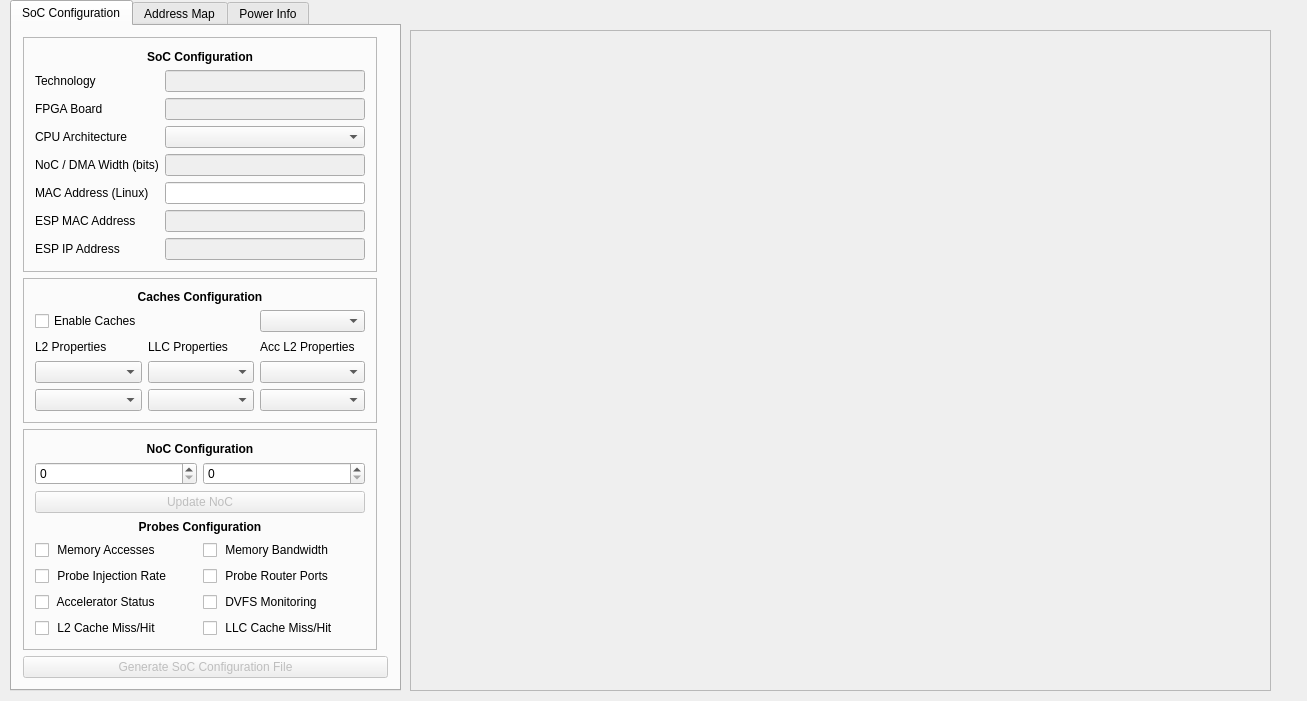
<?xml version="1.0" encoding="UTF-8"?>
<ui version="4.0">
 <class>espcreator</class>
 <widget class="QMainWindow" name="espcreator">
  <property name="geometry">
   <rect>
    <x>0</x>
    <y>0</y>
    <width>1307</width>
    <height>701</height>
   </rect>
  </property>
  <property name="sizePolicy">
   <sizepolicy hsizetype="Expanding" vsizetype="Expanding">
    <horstretch>0</horstretch>
    <verstretch>0</verstretch>
   </sizepolicy>
  </property>
  <property name="windowTitle">
   <string>ESP SoC Generator</string>
  </property>
  <widget class="QWidget" name="centralWidget">
   <widget class="QTabWidget" name="tabWidget">
    <property name="enabled">
     <bool>true</bool>
    </property>
    <property name="geometry">
     <rect>
      <x>10</x>
      <y>0</y>
      <width>391</width>
      <height>691</height>
     </rect>
    </property>
    <property name="currentIndex">
     <number>0</number>
    </property>
    <widget class="QWidget" name="tab_soc">
     <attribute name="title">
      <string>SoC Configuration</string>
     </attribute>
     <layout class="QGridLayout" name="gridLayout_4">
      <item row="4" column="0" colspan="2">
       <widget class="QPushButton" name="pushButton_gen">
        <property name="enabled">
         <bool>false</bool>
        </property>
        <property name="text">
         <string>Generate SoC Configuration File</string>
        </property>
       </widget>
      </item>
      <item row="2" column="0">
       <widget class="QFrame" name="frame_caches">
        <property name="enabled">
         <bool>true</bool>
        </property>
        <property name="sizePolicy">
         <sizepolicy hsizetype="Minimum" vsizetype="Minimum">
          <horstretch>0</horstretch>
          <verstretch>0</verstretch>
         </sizepolicy>
        </property>
        <property name="frameShape">
         <enum>QFrame::StyledPanel</enum>
        </property>
        <property name="frameShadow">
         <enum>QFrame::Raised</enum>
        </property>
        <layout class="QGridLayout" name="gridLayout">
         <item row="7" column="1">
          <widget class="QComboBox" name="combo_llc_ways"/>
         </item>
         <item row="0" column="0" colspan="3">
          <widget class="QLabel" name="label_10">
           <property name="sizePolicy">
            <sizepolicy hsizetype="Preferred" vsizetype="Fixed">
             <horstretch>0</horstretch>
             <verstretch>0</verstretch>
            </sizepolicy>
           </property>
           <property name="minimumSize">
            <size>
             <width>0</width>
             <height>0</height>
            </size>
           </property>
           <property name="font">
            <font>
             <weight>75</weight>
             <bold>true</bold>
            </font>
           </property>
           <property name="text">
            <string>Caches Configuration</string>
           </property>
           <property name="alignment">
            <set>Qt::AlignCenter</set>
           </property>
          </widget>
         </item>
         <item row="7" column="0">
          <widget class="QComboBox" name="combo_l2_ways"/>
         </item>
         <item row="2" column="0">
          <widget class="QCheckBox" name="checkBox_caches">
           <property name="minimumSize">
            <size>
             <width>0</width>
             <height>10</height>
            </size>
           </property>
           <property name="text">
            <string>Enable Caches</string>
           </property>
           <property name="iconSize">
            <size>
             <width>10</width>
             <height>10</height>
            </size>
           </property>
          </widget>
         </item>
         <item row="7" column="2">
          <widget class="QComboBox" name="combo_al2_ways"/>
         </item>
         <item row="8" column="2">
          <widget class="QComboBox" name="combo_al2_sets"/>
         </item>
         <item row="8" column="0">
          <widget class="QComboBox" name="combo_l2_sets"/>
         </item>
         <item row="2" column="2">
          <widget class="QComboBox" name="combo_implem"/>
         </item>
         <item row="8" column="1">
          <widget class="QComboBox" name="combo_llc_sets"/>
         </item>
         <item row="6" column="1">
          <widget class="QLabel" name="label_11">
           <property name="enabled">
            <bool>true</bool>
           </property>
           <property name="sizePolicy">
            <sizepolicy hsizetype="Preferred" vsizetype="Minimum">
             <horstretch>0</horstretch>
             <verstretch>0</verstretch>
            </sizepolicy>
           </property>
           <property name="minimumSize">
            <size>
             <width>0</width>
             <height>2</height>
            </size>
           </property>
           <property name="text">
            <string>LLC Properties</string>
           </property>
           <property name="textFormat">
            <enum>Qt::AutoText</enum>
           </property>
           <property name="scaledContents">
            <bool>false</bool>
           </property>
           <property name="margin">
            <number>0</number>
           </property>
          </widget>
         </item>
         <item row="6" column="2">
          <widget class="QLabel" name="label_12">
           <property name="enabled">
            <bool>true</bool>
           </property>
           <property name="sizePolicy">
            <sizepolicy hsizetype="Preferred" vsizetype="Minimum">
             <horstretch>0</horstretch>
             <verstretch>0</verstretch>
            </sizepolicy>
           </property>
           <property name="minimumSize">
            <size>
             <width>0</width>
             <height>0</height>
            </size>
           </property>
           <property name="text">
            <string>Acc L2 Properties</string>
           </property>
           <property name="textFormat">
            <enum>Qt::AutoText</enum>
           </property>
           <property name="scaledContents">
            <bool>false</bool>
           </property>
           <property name="margin">
            <number>0</number>
           </property>
          </widget>
         </item>
         <item row="6" column="0">
          <widget class="QLabel" name="label">
           <property name="enabled">
            <bool>true</bool>
           </property>
           <property name="sizePolicy">
            <sizepolicy hsizetype="Preferred" vsizetype="Minimum">
             <horstretch>0</horstretch>
             <verstretch>0</verstretch>
            </sizepolicy>
           </property>
           <property name="minimumSize">
            <size>
             <width>0</width>
             <height>0</height>
            </size>
           </property>
           <property name="text">
            <string>L2 Properties</string>
           </property>
           <property name="textFormat">
            <enum>Qt::AutoText</enum>
           </property>
           <property name="scaledContents">
            <bool>false</bool>
           </property>
           <property name="margin">
            <number>0</number>
           </property>
          </widget>
         </item>
        </layout>
       </widget>
      </item>
      <item row="1" column="0">
       <widget class="QFrame" name="frame_status_info">
        <property name="sizePolicy">
         <sizepolicy hsizetype="Minimum" vsizetype="Fixed">
          <horstretch>0</horstretch>
          <verstretch>0</verstretch>
         </sizepolicy>
        </property>
        <property name="frameShape">
         <enum>QFrame::StyledPanel</enum>
        </property>
        <property name="frameShadow">
         <enum>QFrame::Raised</enum>
        </property>
        <layout class="QGridLayout" name="gridLayout_2">
         <item row="13" column="0">
          <widget class="QLabel" name="label_mac">
           <property name="sizePolicy">
            <sizepolicy hsizetype="Fixed" vsizetype="Preferred">
             <horstretch>0</horstretch>
             <verstretch>0</verstretch>
            </sizepolicy>
           </property>
           <property name="text">
            <string>MAC Address (Linux)</string>
           </property>
          </widget>
         </item>
         <item row="6" column="0">
          <widget class="QLabel" name="label_arch">
           <property name="sizePolicy">
            <sizepolicy hsizetype="Fixed" vsizetype="Preferred">
             <horstretch>0</horstretch>
             <verstretch>0</verstretch>
            </sizepolicy>
           </property>
           <property name="text">
            <string>CPU Architecture</string>
           </property>
          </widget>
         </item>
         <item row="17" column="0">
          <widget class="QLabel" name="label_9">
           <property name="text">
            <string>ESP IP Address</string>
           </property>
          </widget>
         </item>
         <item row="1" column="1">
          <widget class="QLineEdit" name="lineEdit_tech">
           <property name="enabled">
            <bool>false</bool>
           </property>
           <property name="sizePolicy">
            <sizepolicy hsizetype="Fixed" vsizetype="Fixed">
             <horstretch>0</horstretch>
             <verstretch>0</verstretch>
            </sizepolicy>
           </property>
           <property name="minimumSize">
            <size>
             <width>200</width>
             <height>0</height>
            </size>
           </property>
           <property name="palette">
            <palette>
             <active>
              <colorrole role="Text">
               <brush brushstyle="SolidPattern">
                <color alpha="255">
                 <red>0</red>
                 <green>0</green>
                 <blue>0</blue>
                </color>
               </brush>
              </colorrole>
             </active>
             <inactive>
              <colorrole role="Text">
               <brush brushstyle="SolidPattern">
                <color alpha="255">
                 <red>0</red>
                 <green>0</green>
                 <blue>0</blue>
                </color>
               </brush>
              </colorrole>
             </inactive>
             <disabled>
              <colorrole role="Text">
               <brush brushstyle="SolidPattern">
                <color alpha="255">
                 <red>0</red>
                 <green>0</green>
                 <blue>0</blue>
                </color>
               </brush>
              </colorrole>
             </disabled>
            </palette>
           </property>
           <property name="font">
            <font>
             <weight>75</weight>
             <bold>true</bold>
            </font>
           </property>
           <property name="alignment">
            <set>Qt::AlignCenter</set>
           </property>
          </widget>
         </item>
         <item row="16" column="1">
          <widget class="QLineEdit" name="lineEdit_espmac">
           <property name="enabled">
            <bool>false</bool>
           </property>
           <property name="sizePolicy">
            <sizepolicy hsizetype="Fixed" vsizetype="Fixed">
             <horstretch>0</horstretch>
             <verstretch>0</verstretch>
            </sizepolicy>
           </property>
           <property name="minimumSize">
            <size>
             <width>200</width>
             <height>0</height>
            </size>
           </property>
           <property name="palette">
            <palette>
             <active>
              <colorrole role="Text">
               <brush brushstyle="SolidPattern">
                <color alpha="255">
                 <red>0</red>
                 <green>0</green>
                 <blue>0</blue>
                </color>
               </brush>
              </colorrole>
             </active>
             <inactive>
              <colorrole role="Text">
               <brush brushstyle="SolidPattern">
                <color alpha="255">
                 <red>0</red>
                 <green>0</green>
                 <blue>0</blue>
                </color>
               </brush>
              </colorrole>
             </inactive>
             <disabled>
              <colorrole role="Text">
               <brush brushstyle="SolidPattern">
                <color alpha="255">
                 <red>0</red>
                 <green>0</green>
                 <blue>0</blue>
                </color>
               </brush>
              </colorrole>
             </disabled>
            </palette>
           </property>
           <property name="font">
            <font>
             <weight>75</weight>
             <bold>true</bold>
            </font>
           </property>
           <property name="alignment">
            <set>Qt::AlignCenter</set>
           </property>
          </widget>
         </item>
         <item row="17" column="1">
          <widget class="QLineEdit" name="lineEdit_espip">
           <property name="enabled">
            <bool>false</bool>
           </property>
           <property name="sizePolicy">
            <sizepolicy hsizetype="Fixed" vsizetype="Fixed">
             <horstretch>0</horstretch>
             <verstretch>0</verstretch>
            </sizepolicy>
           </property>
           <property name="minimumSize">
            <size>
             <width>200</width>
             <height>0</height>
            </size>
           </property>
           <property name="palette">
            <palette>
             <active>
              <colorrole role="Text">
               <brush brushstyle="SolidPattern">
                <color alpha="255">
                 <red>0</red>
                 <green>0</green>
                 <blue>0</blue>
                </color>
               </brush>
              </colorrole>
             </active>
             <inactive>
              <colorrole role="Text">
               <brush brushstyle="SolidPattern">
                <color alpha="255">
                 <red>0</red>
                 <green>0</green>
                 <blue>0</blue>
                </color>
               </brush>
              </colorrole>
             </inactive>
             <disabled>
              <colorrole role="Text">
               <brush brushstyle="SolidPattern">
                <color alpha="255">
                 <red>0</red>
                 <green>0</green>
                 <blue>0</blue>
                </color>
               </brush>
              </colorrole>
             </disabled>
            </palette>
           </property>
           <property name="font">
            <font>
             <weight>75</weight>
             <bold>true</bold>
            </font>
           </property>
           <property name="alignment">
            <set>Qt::AlignCenter</set>
           </property>
          </widget>
         </item>
         <item row="1" column="0">
          <widget class="QLabel" name="label_tech">
           <property name="sizePolicy">
            <sizepolicy hsizetype="Fixed" vsizetype="Preferred">
             <horstretch>0</horstretch>
             <verstretch>0</verstretch>
            </sizepolicy>
           </property>
           <property name="text">
            <string>Technology</string>
           </property>
          </widget>
         </item>
         <item row="8" column="1">
          <widget class="QLineEdit" name="lineEdit_nocw">
           <property name="enabled">
            <bool>false</bool>
           </property>
           <property name="sizePolicy">
            <sizepolicy hsizetype="Fixed" vsizetype="Fixed">
             <horstretch>0</horstretch>
             <verstretch>0</verstretch>
            </sizepolicy>
           </property>
           <property name="minimumSize">
            <size>
             <width>200</width>
             <height>0</height>
            </size>
           </property>
           <property name="palette">
            <palette>
             <active>
              <colorrole role="Text">
               <brush brushstyle="SolidPattern">
                <color alpha="255">
                 <red>0</red>
                 <green>0</green>
                 <blue>0</blue>
                </color>
               </brush>
              </colorrole>
             </active>
             <inactive>
              <colorrole role="Text">
               <brush brushstyle="SolidPattern">
                <color alpha="255">
                 <red>0</red>
                 <green>0</green>
                 <blue>0</blue>
                </color>
               </brush>
              </colorrole>
             </inactive>
             <disabled>
              <colorrole role="Text">
               <brush brushstyle="SolidPattern">
                <color alpha="255">
                 <red>0</red>
                 <green>0</green>
                 <blue>0</blue>
                </color>
               </brush>
              </colorrole>
             </disabled>
            </palette>
           </property>
           <property name="font">
            <font>
             <weight>75</weight>
             <bold>true</bold>
            </font>
           </property>
           <property name="alignment">
            <set>Qt::AlignCenter</set>
           </property>
          </widget>
         </item>
         <item row="4" column="1">
          <widget class="QLineEdit" name="lineEdit_board">
           <property name="enabled">
            <bool>false</bool>
           </property>
           <property name="sizePolicy">
            <sizepolicy hsizetype="Fixed" vsizetype="Fixed">
             <horstretch>0</horstretch>
             <verstretch>0</verstretch>
            </sizepolicy>
           </property>
           <property name="minimumSize">
            <size>
             <width>200</width>
             <height>0</height>
            </size>
           </property>
           <property name="palette">
            <palette>
             <active>
              <colorrole role="Text">
               <brush brushstyle="SolidPattern">
                <color alpha="255">
                 <red>0</red>
                 <green>0</green>
                 <blue>0</blue>
                </color>
               </brush>
              </colorrole>
             </active>
             <inactive>
              <colorrole role="Text">
               <brush brushstyle="SolidPattern">
                <color alpha="255">
                 <red>0</red>
                 <green>0</green>
                 <blue>0</blue>
                </color>
               </brush>
              </colorrole>
             </inactive>
             <disabled>
              <colorrole role="Text">
               <brush brushstyle="SolidPattern">
                <color alpha="255">
                 <red>0</red>
                 <green>0</green>
                 <blue>0</blue>
                </color>
               </brush>
              </colorrole>
             </disabled>
            </palette>
           </property>
           <property name="font">
            <font>
             <weight>75</weight>
             <bold>true</bold>
            </font>
           </property>
           <property name="alignment">
            <set>Qt::AlignCenter</set>
           </property>
          </widget>
         </item>
         <item row="16" column="0">
          <widget class="QLabel" name="label_grlib_dbgmac">
           <property name="sizePolicy">
            <sizepolicy hsizetype="Fixed" vsizetype="Preferred">
             <horstretch>0</horstretch>
             <verstretch>0</verstretch>
            </sizepolicy>
           </property>
           <property name="text">
            <string>ESP MAC Address</string>
           </property>
          </widget>
         </item>
         <item row="4" column="0">
          <widget class="QLabel" name="label_board">
           <property name="sizePolicy">
            <sizepolicy hsizetype="Fixed" vsizetype="Preferred">
             <horstretch>0</horstretch>
             <verstretch>0</verstretch>
            </sizepolicy>
           </property>
           <property name="text">
            <string>FPGA Board</string>
           </property>
          </widget>
         </item>
         <item row="8" column="0">
          <widget class="QLabel" name="label_nocw">
           <property name="sizePolicy">
            <sizepolicy hsizetype="Fixed" vsizetype="Preferred">
             <horstretch>0</horstretch>
             <verstretch>0</verstretch>
            </sizepolicy>
           </property>
           <property name="text">
            <string>NoC / DMA Width (bits)</string>
           </property>
          </widget>
         </item>
         <item row="13" column="1">
          <widget class="QLineEdit" name="lineEdit_mac">
           <property name="enabled">
            <bool>true</bool>
           </property>
           <property name="sizePolicy">
            <sizepolicy hsizetype="Fixed" vsizetype="Fixed">
             <horstretch>0</horstretch>
             <verstretch>0</verstretch>
            </sizepolicy>
           </property>
           <property name="minimumSize">
            <size>
             <width>200</width>
             <height>0</height>
            </size>
           </property>
           <property name="palette">
            <palette>
             <active>
              <colorrole role="Text">
               <brush brushstyle="SolidPattern">
                <color alpha="255">
                 <red>0</red>
                 <green>0</green>
                 <blue>0</blue>
                </color>
               </brush>
              </colorrole>
             </active>
             <inactive>
              <colorrole role="Text">
               <brush brushstyle="SolidPattern">
                <color alpha="255">
                 <red>0</red>
                 <green>0</green>
                 <blue>0</blue>
                </color>
               </brush>
              </colorrole>
             </inactive>
             <disabled>
              <colorrole role="Text">
               <brush brushstyle="SolidPattern">
                <color alpha="255">
                 <red>0</red>
                 <green>0</green>
                 <blue>0</blue>
                </color>
               </brush>
              </colorrole>
             </disabled>
            </palette>
           </property>
           <property name="font">
            <font>
             <weight>75</weight>
             <bold>true</bold>
            </font>
           </property>
           <property name="alignment">
            <set>Qt::AlignCenter</set>
           </property>
          </widget>
         </item>
         <item row="6" column="1">
          <widget class="QComboBox" name="combo_arch"/>
         </item>
         <item row="0" column="0" colspan="2">
          <widget class="QLabel" name="label_3">
           <property name="sizePolicy">
            <sizepolicy hsizetype="Preferred" vsizetype="Fixed">
             <horstretch>0</horstretch>
             <verstretch>0</verstretch>
            </sizepolicy>
           </property>
           <property name="minimumSize">
            <size>
             <width>0</width>
             <height>15</height>
            </size>
           </property>
           <property name="font">
            <font>
             <weight>75</weight>
             <bold>true</bold>
            </font>
           </property>
           <property name="text">
            <string>SoC Configuration</string>
           </property>
           <property name="alignment">
            <set>Qt::AlignCenter</set>
           </property>
          </widget>
         </item>
        </layout>
       </widget>
      </item>
      <item row="3" column="0">
       <widget class="QFrame" name="frame_cfg">
        <property name="sizePolicy">
         <sizepolicy hsizetype="Minimum" vsizetype="Minimum">
          <horstretch>0</horstretch>
          <verstretch>0</verstretch>
         </sizepolicy>
        </property>
        <property name="frameShape">
         <enum>QFrame::StyledPanel</enum>
        </property>
        <property name="frameShadow">
         <enum>QFrame::Raised</enum>
        </property>
        <layout class="QGridLayout" name="gridLayout_3">
         <item row="4" column="2">
          <widget class="QCheckBox" name="checkBox_probe_mem_band">
           <property name="text">
            <string> Memory Bandwidth</string>
           </property>
          </widget>
         </item>
         <item row="7" column="2">
          <widget class="QCheckBox" name="checkBox_probe_noc_routers">
           <property name="enabled">
            <bool>true</bool>
           </property>
           <property name="text">
            <string> Probe Router Ports</string>
           </property>
          </widget>
         </item>
         <item row="4" column="1">
          <widget class="QCheckBox" name="checkBox_probe_mem">
           <property name="enabled">
            <bool>true</bool>
           </property>
           <property name="text">
            <string> Memory Accesses</string>
           </property>
          </widget>
         </item>
         <item row="3" column="1" colspan="2">
          <widget class="QLabel" name="label_2">
           <property name="sizePolicy">
            <sizepolicy hsizetype="Minimum" vsizetype="Fixed">
             <horstretch>0</horstretch>
             <verstretch>0</verstretch>
            </sizepolicy>
           </property>
           <property name="minimumSize">
            <size>
             <width>0</width>
             <height>15</height>
            </size>
           </property>
           <property name="font">
            <font>
             <weight>75</weight>
             <bold>true</bold>
            </font>
           </property>
           <property name="text">
            <string>Probes Configuration</string>
           </property>
           <property name="alignment">
            <set>Qt::AlignCenter</set>
           </property>
          </widget>
         </item>
         <item row="1" column="2">
          <widget class="QSpinBox" name="spinBox_nocx"/>
         </item>
         <item row="2" column="1" colspan="2">
          <widget class="QPushButton" name="pushButton_noc">
           <property name="enabled">
            <bool>false</bool>
           </property>
           <property name="text">
            <string>Update NoC</string>
           </property>
          </widget>
         </item>
         <item row="1" column="1">
          <widget class="QSpinBox" name="spinBox_nocy"/>
         </item>
         <item row="0" column="1" colspan="2">
          <widget class="QLabel" name="label_mesh">
           <property name="sizePolicy">
            <sizepolicy hsizetype="Preferred" vsizetype="Fixed">
             <horstretch>0</horstretch>
             <verstretch>0</verstretch>
            </sizepolicy>
           </property>
           <property name="minimumSize">
            <size>
             <width>0</width>
             <height>15</height>
            </size>
           </property>
           <property name="font">
            <font>
             <weight>75</weight>
             <bold>true</bold>
            </font>
           </property>
           <property name="text">
            <string>NoC Configuration</string>
           </property>
           <property name="alignment">
            <set>Qt::AlignCenter</set>
           </property>
          </widget>
         </item>
         <item row="7" column="1">
          <widget class="QCheckBox" name="checkBox_probe_inject">
           <property name="enabled">
            <bool>true</bool>
           </property>
           <property name="text">
            <string> Probe Injection Rate</string>
           </property>
          </widget>
         </item>
         <item row="9" column="1">
          <widget class="QCheckBox" name="checkBox_probe_acc">
           <property name="text">
            <string> Accelerator Status</string>
           </property>
          </widget>
         </item>
         <item row="9" column="2">
          <widget class="QCheckBox" name="checkBox_probe_dvfs">
           <property name="enabled">
            <bool>true</bool>
           </property>
           <property name="text">
            <string> DVFS Monitoring</string>
           </property>
          </widget>
         </item>
         <item row="11" column="1">
          <widget class="QCheckBox" name="checkBox_probe_l2">
           <property name="text">
            <string> L2 Cache Miss/Hit</string>
           </property>
          </widget>
         </item>
         <item row="11" column="2">
          <widget class="QCheckBox" name="checkBox_proble_llc">
           <property name="text">
            <string> LLC Cache Miss/Hit</string>
           </property>
          </widget>
         </item>
        </layout>
       </widget>
      </item>
     </layout>
    </widget>
    <widget class="QWidget" name="tab_addr">
     <property name="enabled">
      <bool>false</bool>
     </property>
     <attribute name="title">
      <string>Address Map</string>
     </attribute>
     <layout class="QVBoxLayout" name="verticalLayout_3">
      <item>
       <widget class="QScrollArea" name="scroll_addr">
        <property name="frameShape">
         <enum>QFrame::NoFrame</enum>
        </property>
        <property name="widgetResizable">
         <bool>true</bool>
        </property>
        <widget class="QWidget" name="widget_addr">
         <property name="geometry">
          <rect>
           <x>0</x>
           <y>0</y>
           <width>503</width>
           <height>385</height>
          </rect>
         </property>
         <layout class="QVBoxLayout" name="verticalLayout_4">
          <item alignment="Qt::AlignTop">
           <widget class="QFrame" name="frame_addr">
            <property name="sizePolicy">
             <sizepolicy hsizetype="MinimumExpanding" vsizetype="Preferred">
              <horstretch>0</horstretch>
              <verstretch>0</verstretch>
             </sizepolicy>
            </property>
            <property name="font">
             <font>
              <pointsize>11</pointsize>
             </font>
            </property>
            <property name="frameShape">
             <enum>QFrame::StyledPanel</enum>
            </property>
            <property name="frameShadow">
             <enum>QFrame::Raised</enum>
            </property>
            <layout class="QGridLayout" name="layout_addr">
             <item row="0" column="0">
              <widget class="QLabel" name="label_4">
               <property name="font">
                <font>
                 <weight>75</weight>
                 <bold>true</bold>
                </font>
               </property>
               <property name="text">
                <string>Tile - IP</string>
               </property>
              </widget>
             </item>
             <item row="0" column="1">
              <widget class="QLabel" name="label_5">
               <property name="font">
                <font>
                 <weight>75</weight>
                 <bold>true</bold>
                </font>
               </property>
               <property name="text">
                <string>Base Address</string>
               </property>
               <property name="alignment">
                <set>Qt::AlignRight|Qt::AlignTrailing|Qt::AlignVCenter</set>
               </property>
              </widget>
             </item>
             <item row="0" column="2">
              <widget class="QLabel" name="label_6">
               <property name="font">
                <font>
                 <weight>75</weight>
                 <bold>true</bold>
                </font>
               </property>
               <property name="text">
                <string>Size</string>
               </property>
               <property name="alignment">
                <set>Qt::AlignRight|Qt::AlignTrailing|Qt::AlignVCenter</set>
               </property>
              </widget>
             </item>
             <item row="0" column="3">
              <widget class="QLabel" name="label_7">
               <property name="font">
                <font>
                 <weight>75</weight>
                 <bold>true</bold>
                </font>
               </property>
               <property name="text">
                <string>Last Address</string>
               </property>
               <property name="alignment">
                <set>Qt::AlignRight|Qt::AlignTrailing|Qt::AlignVCenter</set>
               </property>
              </widget>
             </item>
             <item row="0" column="4">
              <widget class="QLabel" name="label_8">
               <property name="font">
                <font>
                 <weight>75</weight>
                 <bold>true</bold>
                </font>
               </property>
               <property name="text">
                <string>Address Mask</string>
               </property>
               <property name="alignment">
                <set>Qt::AlignRight|Qt::AlignTrailing|Qt::AlignVCenter</set>
               </property>
              </widget>
             </item>
            </layout>
           </widget>
          </item>
         </layout>
        </widget>
       </widget>
      </item>
      <item>
       <widget class="QTextBrowser" name="textBrowser_addr">
        <property name="sizePolicy">
         <sizepolicy hsizetype="MinimumExpanding" vsizetype="Minimum">
          <horstretch>0</horstretch>
          <verstretch>0</verstretch>
         </sizepolicy>
        </property>
        <property name="font">
         <font>
          <pointsize>11</pointsize>
         </font>
        </property>
       </widget>
      </item>
      <item>
       <widget class="QFrame" name="frame_addr_btn">
        <property name="sizePolicy">
         <sizepolicy hsizetype="MinimumExpanding" vsizetype="Minimum">
          <horstretch>0</horstretch>
          <verstretch>0</verstretch>
         </sizepolicy>
        </property>
        <property name="frameShape">
         <enum>QFrame::NoFrame</enum>
        </property>
        <property name="frameShadow">
         <enum>QFrame::Plain</enum>
        </property>
        <layout class="QHBoxLayout" name="horizontalLayout">
         <property name="leftMargin">
          <number>0</number>
         </property>
         <property name="rightMargin">
          <number>0</number>
         </property>
         <item>
          <widget class="QPushButton" name="pushButton_addr_reset">
           <property name="enabled">
            <bool>false</bool>
           </property>
           <property name="text">
            <string>Restore Default Address Map</string>
           </property>
          </widget>
         </item>
         <item>
          <widget class="QPushButton" name="pushButton_addr_validate">
           <property name="enabled">
            <bool>false</bool>
           </property>
           <property name="text">
            <string>Validate Current Address Map</string>
           </property>
          </widget>
         </item>
         <item>
          <widget class="QPushButton" name="pushButton_addr_confirm">
           <property name="enabled">
            <bool>false</bool>
           </property>
           <property name="text">
            <string>Confirm Address Map</string>
           </property>
          </widget>
         </item>
        </layout>
       </widget>
      </item>
     </layout>
    </widget>
    <widget class="QWidget" name="tab_pow">
     <property name="enabled">
      <bool>false</bool>
     </property>
     <attribute name="title">
      <string>Power Info</string>
     </attribute>
     <layout class="QVBoxLayout" name="verticalLayout_6">
      <item>
       <widget class="QScrollArea" name="scroll_pow">
        <property name="frameShape">
         <enum>QFrame::NoFrame</enum>
        </property>
        <property name="lineWidth">
         <number>0</number>
        </property>
        <property name="widgetResizable">
         <bool>true</bool>
        </property>
        <widget class="QWidget" name="widget_pow">
         <property name="geometry">
          <rect>
           <x>0</x>
           <y>0</y>
           <width>369</width>
           <height>615</height>
          </rect>
         </property>
         <layout class="QVBoxLayout" name="verticalLayout_7">
          <item alignment="Qt::AlignTop">
           <widget class="QFrame" name="frame_pow">
            <property name="sizePolicy">
             <sizepolicy hsizetype="Preferred" vsizetype="Minimum">
              <horstretch>0</horstretch>
              <verstretch>0</verstretch>
             </sizepolicy>
            </property>
            <property name="frameShape">
             <enum>QFrame::StyledPanel</enum>
            </property>
            <property name="frameShadow">
             <enum>QFrame::Raised</enum>
            </property>
            <property name="lineWidth">
             <number>0</number>
            </property>
            <layout class="QGridLayout" name="layout_pow"/>
           </widget>
          </item>
         </layout>
        </widget>
       </widget>
      </item>
      <item>
       <widget class="QPushButton" name="pushButton_pow_confirm">
        <property name="text">
         <string>Confirm Power Information</string>
        </property>
       </widget>
      </item>
     </layout>
    </widget>
   </widget>
   <widget class="QScrollArea" name="scroll_noc">
    <property name="geometry">
     <rect>
      <x>418</x>
      <y>40</y>
      <width>851</width>
      <height>681</height>
     </rect>
    </property>
    <property name="sizePolicy">
     <sizepolicy hsizetype="MinimumExpanding" vsizetype="MinimumExpanding">
      <horstretch>0</horstretch>
      <verstretch>0</verstretch>
     </sizepolicy>
    </property>
    <property name="minimumSize">
     <size>
      <width>0</width>
      <height>0</height>
     </size>
    </property>
    <property name="frameShape">
     <enum>QFrame::NoFrame</enum>
    </property>
    <property name="verticalScrollBarPolicy">
     <enum>Qt::ScrollBarAlwaysOff</enum>
    </property>
    <property name="horizontalScrollBarPolicy">
     <enum>Qt::ScrollBarAlwaysOff</enum>
    </property>
    <property name="widgetResizable">
     <bool>true</bool>
    </property>
    <property name="alignment">
     <set>Qt::AlignHCenter|Qt::AlignTop</set>
    </property>
    <widget class="QWidget" name="widget_noc">
     <property name="geometry">
      <rect>
       <x>0</x>
       <y>0</y>
       <width>851</width>
       <height>681</height>
      </rect>
     </property>
     <property name="sizePolicy">
      <sizepolicy hsizetype="MinimumExpanding" vsizetype="MinimumExpanding">
       <horstretch>0</horstretch>
       <verstretch>0</verstretch>
      </sizepolicy>
     </property>
     <layout class="QGridLayout" name="layout_widget_noc">
      <property name="leftMargin">
       <number>0</number>
      </property>
      <property name="topMargin">
       <number>0</number>
      </property>
      <property name="rightMargin">
       <number>0</number>
      </property>
      <property name="bottomMargin">
       <number>0</number>
      </property>
      <property name="spacing">
       <number>0</number>
      </property>
     </layout>
    </widget>
   </widget>
   <widget class="QFrame" name="frame_soc">
    <property name="geometry">
     <rect>
      <x>410</x>
      <y>30</y>
      <width>861</width>
      <height>661</height>
     </rect>
    </property>
    <property name="sizePolicy">
     <sizepolicy hsizetype="MinimumExpanding" vsizetype="MinimumExpanding">
      <horstretch>0</horstretch>
      <verstretch>0</verstretch>
     </sizepolicy>
    </property>
    <property name="minimumSize">
     <size>
      <width>700</width>
      <height>650</height>
     </size>
    </property>
    <property name="frameShape">
     <enum>QFrame::StyledPanel</enum>
    </property>
    <property name="frameShadow">
     <enum>QFrame::Raised</enum>
    </property>
    <layout class="QVBoxLayout" name="verticalLayout_2">
     <item>
      <widget class="QFrame" name="frame_noc">
       <property name="sizePolicy">
        <sizepolicy hsizetype="MinimumExpanding" vsizetype="MinimumExpanding">
         <horstretch>0</horstretch>
         <verstretch>0</verstretch>
        </sizepolicy>
       </property>
       <property name="minimumSize">
        <size>
         <width>600</width>
         <height>600</height>
        </size>
       </property>
       <property name="frameShape">
        <enum>QFrame::NoFrame</enum>
       </property>
       <property name="frameShadow">
        <enum>QFrame::Raised</enum>
       </property>
       <layout class="QGridLayout" name="layout_noc">
        <property name="leftMargin">
         <number>0</number>
        </property>
        <property name="topMargin">
         <number>0</number>
        </property>
        <property name="rightMargin">
         <number>0</number>
        </property>
        <property name="bottomMargin">
         <number>0</number>
        </property>
       </layout>
      </widget>
     </item>
    </layout>
   </widget>
  </widget>
 </widget>
 <layoutdefault spacing="6" margin="11"/>
 <resources/>
 <connections/>
</ui>
